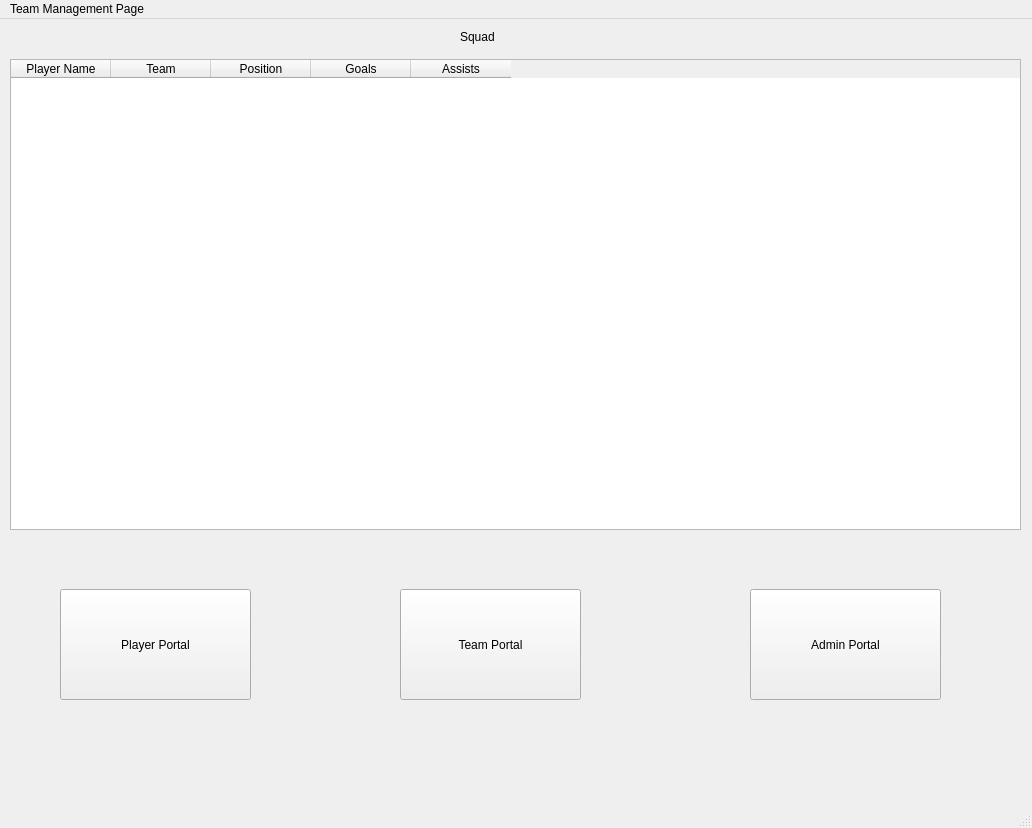
<?xml version="1.0" encoding="UTF-8"?>
<ui version="4.0">
 <class>MainWindow</class>
 <widget class="QMainWindow" name="MainWindow">
  <property name="geometry">
   <rect>
    <x>0</x>
    <y>0</y>
    <width>1032</width>
    <height>828</height>
   </rect>
  </property>
  <property name="windowTitle">
   <string>MainWindow</string>
  </property>
  <widget class="QWidget" name="centralwidget">
   <widget class="QTableWidget" name="_1_tableWidge_SquadData">
    <property name="geometry">
     <rect>
      <x>10</x>
      <y>40</y>
      <width>1011</width>
      <height>471</height>
     </rect>
    </property>
    <column>
     <property name="text">
      <string>Player Name</string>
     </property>
    </column>
    <column>
     <property name="text">
      <string>Team</string>
     </property>
    </column>
    <column>
     <property name="text">
      <string>Position</string>
     </property>
    </column>
    <column>
     <property name="text">
      <string>Goals</string>
     </property>
    </column>
    <column>
     <property name="text">
      <string>Assists</string>
     </property>
    </column>
   </widget>
   <widget class="QLabel" name="label">
    <property name="geometry">
     <rect>
      <x>460</x>
      <y>10</y>
      <width>55</width>
      <height>16</height>
     </rect>
    </property>
    <property name="text">
     <string>Squad</string>
    </property>
   </widget>
   <widget class="QPushButton" name="_1_pushButton_PlayerPortal">
    <property name="geometry">
     <rect>
      <x>60</x>
      <y>570</y>
      <width>191</width>
      <height>111</height>
     </rect>
    </property>
    <property name="text">
     <string>Player Portal</string>
    </property>
   </widget>
   <widget class="QPushButton" name="_1_pushButton_TeamPortal">
    <property name="geometry">
     <rect>
      <x>400</x>
      <y>570</y>
      <width>181</width>
      <height>111</height>
     </rect>
    </property>
    <property name="text">
     <string>Team Portal</string>
    </property>
   </widget>
   <widget class="QPushButton" name="_1_pushButton_AdminPortal">
    <property name="geometry">
     <rect>
      <x>750</x>
      <y>570</y>
      <width>191</width>
      <height>111</height>
     </rect>
    </property>
    <property name="text">
     <string>Admin Portal</string>
    </property>
   </widget>
  </widget>
  <widget class="QMenuBar" name="menubar">
   <property name="geometry">
    <rect>
     <x>0</x>
     <y>0</y>
     <width>1032</width>
     <height>26</height>
    </rect>
   </property>
   <widget class="QMenu" name="menuTeam_Management_Page">
    <property name="title">
     <string>Team Management Page</string>
    </property>
   </widget>
   <addaction name="menuTeam_Management_Page"/>
  </widget>
  <widget class="QStatusBar" name="statusbar"/>
 </widget>
 <resources/>
 <connections/>
</ui>
